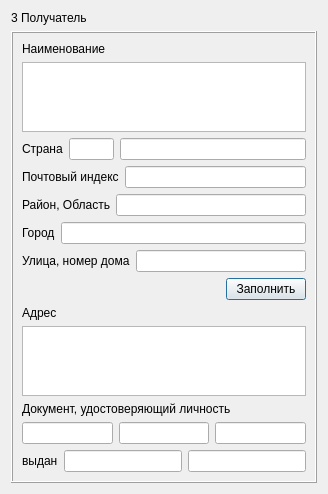
<?xml version="1.0" encoding="UTF-8"?>
<ui version="4.0">
 <class>ReceiverDialog</class>
 <widget class="QDialog" name="ReceiverDialog">
  <property name="geometry">
   <rect>
    <x>0</x>
    <y>0</y>
    <width>328</width>
    <height>489</height>
   </rect>
  </property>
  <property name="windowTitle">
   <string>Получатель</string>
  </property>
  <layout class="QVBoxLayout" name="verticalLayout_9">
   <item>
    <layout class="QVBoxLayout" name="verticalLayout_8">
     <item>
      <widget class="QLabel" name="label_8">
       <property name="text">
        <string>3 Получатель</string>
       </property>
      </widget>
     </item>
     <item>
      <widget class="QFrame" name="frame">
       <property name="frameShape">
        <enum>QFrame::Box</enum>
       </property>
       <property name="frameShadow">
        <enum>QFrame::Raised</enum>
       </property>
       <layout class="QVBoxLayout" name="verticalLayout_7">
        <item>
         <layout class="QVBoxLayout" name="verticalLayout_6">
          <item>
           <layout class="QVBoxLayout" name="verticalLayout_5">
            <item>
             <layout class="QVBoxLayout" name="verticalLayout_2">
              <item>
               <widget class="QLabel" name="label">
                <property name="text">
                 <string>Наименование</string>
                </property>
               </widget>
              </item>
              <item>
               <widget class="QTextEdit" name="textEdit">
                <property name="lineWrapMode">
                 <enum>QTextEdit::WidgetWidth</enum>
                </property>
                <property name="overwriteMode">
                 <bool>false</bool>
                </property>
               </widget>
              </item>
             </layout>
            </item>
            <item>
             <layout class="QHBoxLayout" name="horizontalLayout_6">
              <item>
               <widget class="QLabel" name="label_2">
                <property name="text">
                 <string>Страна</string>
                </property>
               </widget>
              </item>
              <item>
               <layout class="QHBoxLayout" name="horizontalLayout">
                <item>
                 <widget class="QLineEdit" name="lineEdit_5">
                  <property name="maximumSize">
                   <size>
                    <width>45</width>
                    <height>16777215</height>
                   </size>
                  </property>
                  <property name="toolTip">
                   <string>Нажмите ENTER для выбора страны</string>
                  </property>
                  <property name="toolTipDuration">
                   <number>-1</number>
                  </property>
                  <property name="maxLength">
                   <number>3</number>
                  </property>
                 </widget>
                </item>
                <item>
                 <widget class="QLineEdit" name="lineEdit">
                  <property name="toolTip">
                   <string>Нажмите ENTER для выбора страны</string>
                  </property>
                  <property name="maxLength">
                   <number>40</number>
                  </property>
                 </widget>
                </item>
               </layout>
              </item>
             </layout>
            </item>
            <item>
             <layout class="QHBoxLayout" name="horizontalLayout_2">
              <item>
               <widget class="QLabel" name="label_3">
                <property name="text">
                 <string>Почтовый индекс</string>
                </property>
               </widget>
              </item>
              <item>
               <widget class="QLineEdit" name="lineEdit_2">
                <property name="maxLength">
                 <number>9</number>
                </property>
               </widget>
              </item>
             </layout>
            </item>
            <item>
             <layout class="QHBoxLayout" name="horizontalLayout_4">
              <item>
               <widget class="QLabel" name="label_4">
                <property name="text">
                 <string>Район, Область</string>
                </property>
               </widget>
              </item>
              <item>
               <widget class="QLineEdit" name="lineEdit_6">
                <property name="maxLength">
                 <number>50</number>
                </property>
               </widget>
              </item>
             </layout>
            </item>
            <item>
             <layout class="QHBoxLayout" name="horizontalLayout_3">
              <item>
               <widget class="QLabel" name="label_5">
                <property name="text">
                 <string>Город</string>
                </property>
               </widget>
              </item>
              <item>
               <widget class="QLineEdit" name="lineEdit_3">
                <property name="maxLength">
                 <number>35</number>
                </property>
               </widget>
              </item>
             </layout>
            </item>
            <item>
             <layout class="QHBoxLayout" name="horizontalLayout_5">
              <item>
               <widget class="QLabel" name="label_6">
                <property name="text">
                 <string>Улица, номер дома</string>
                </property>
               </widget>
              </item>
              <item>
               <widget class="QLineEdit" name="lineEdit_4">
                <property name="maxLength">
                 <number>50</number>
                </property>
               </widget>
              </item>
             </layout>
            </item>
            <item>
             <layout class="QVBoxLayout" name="verticalLayout_3">
              <item>
               <layout class="QHBoxLayout" name="horizontalLayout_7">
                <item>
                 <spacer name="horizontalSpacer">
                  <property name="orientation">
                   <enum>Qt::Horizontal</enum>
                  </property>
                  <property name="sizeHint" stdset="0">
                   <size>
                    <width>40</width>
                    <height>20</height>
                   </size>
                  </property>
                 </spacer>
                </item>
                <item>
                 <widget class="QPushButton" name="pushButton">
                  <property name="text">
                   <string>Заполнить</string>
                  </property>
                 </widget>
                </item>
               </layout>
              </item>
              <item>
               <layout class="QVBoxLayout" name="verticalLayout">
                <item>
                 <widget class="QLabel" name="label_7">
                  <property name="text">
                   <string>Адрес</string>
                  </property>
                 </widget>
                </item>
                <item>
                 <widget class="QTextEdit" name="textEdit_2"/>
                </item>
               </layout>
              </item>
             </layout>
            </item>
           </layout>
          </item>
          <item>
           <layout class="QVBoxLayout" name="verticalLayout_4">
            <item>
             <widget class="QLabel" name="label_9">
              <property name="text">
               <string>Документ, удостоверяющий личность</string>
              </property>
             </widget>
            </item>
            <item>
             <layout class="QHBoxLayout" name="horizontalLayout_8">
              <item>
               <widget class="QLineEdit" name="lineEdit_8">
                <property name="maxLength">
                 <number>2</number>
                </property>
               </widget>
              </item>
              <item>
               <widget class="QLineEdit" name="lineEdit_7">
                <property name="maxLength">
                 <number>11</number>
                </property>
               </widget>
              </item>
              <item>
               <widget class="QLineEdit" name="lineEdit_9">
                <property name="maxLength">
                 <number>25</number>
                </property>
               </widget>
              </item>
             </layout>
            </item>
            <item>
             <layout class="QHBoxLayout" name="horizontalLayout_9">
              <item>
               <widget class="QLabel" name="label_10">
                <property name="text">
                 <string>выдан</string>
                </property>
               </widget>
              </item>
              <item>
               <widget class="QLineEdit" name="lineEdit_10">
                <property name="maxLength">
                 <number>150</number>
                </property>
               </widget>
              </item>
              <item>
               <widget class="QLineEdit" name="lineEdit_11">
                <property name="toolTip">
                 <string>Нажмите ENTER для ввода даты</string>
                </property>
                <property name="maxLength">
                 <number>10</number>
                </property>
               </widget>
              </item>
             </layout>
            </item>
           </layout>
          </item>
         </layout>
        </item>
       </layout>
      </widget>
     </item>
    </layout>
   </item>
  </layout>
 </widget>
 <resources/>
 <connections/>
</ui>
